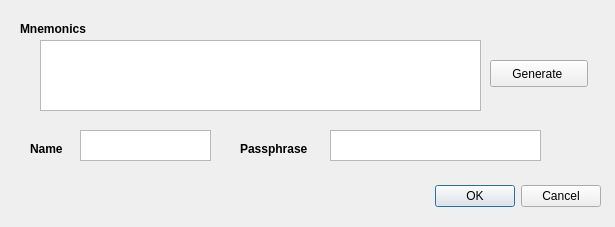
<?xml version="1.0" encoding="UTF-8"?>
<ui version="4.0">
 <class>Dialog</class>
 <widget class="QDialog" name="Dialog">
  <property name="geometry">
   <rect>
    <x>0</x>
    <y>0</y>
    <width>615</width>
    <height>227</height>
   </rect>
  </property>
  <property name="windowTitle">
   <string>Dialog</string>
  </property>
  <widget class="QDialogButtonBox" name="buttonBox">
   <property name="geometry">
    <rect>
     <x>420</x>
     <y>180</y>
     <width>181</width>
     <height>32</height>
    </rect>
   </property>
   <property name="orientation">
    <enum>Qt::Horizontal</enum>
   </property>
   <property name="standardButtons">
    <set>QDialogButtonBox::Cancel|QDialogButtonBox::Ok</set>
   </property>
  </widget>
  <widget class="QTextEdit" name="mnem">
   <property name="geometry">
    <rect>
     <x>40</x>
     <y>40</y>
     <width>441</width>
     <height>71</height>
    </rect>
   </property>
  </widget>
  <widget class="QPushButton" name="gen_mnem">
   <property name="geometry">
    <rect>
     <x>490</x>
     <y>60</y>
     <width>98</width>
     <height>27</height>
    </rect>
   </property>
   <property name="text">
    <string>Generate </string>
   </property>
  </widget>
  <widget class="QTextEdit" name="passphrase">
   <property name="geometry">
    <rect>
     <x>330</x>
     <y>130</y>
     <width>211</width>
     <height>31</height>
    </rect>
   </property>
  </widget>
  <widget class="QLabel" name="label_5">
   <property name="geometry">
    <rect>
     <x>20</x>
     <y>20</y>
     <width>91</width>
     <height>17</height>
    </rect>
   </property>
   <property name="font">
    <font>
     <weight>75</weight>
     <bold>true</bold>
    </font>
   </property>
   <property name="text">
    <string>Mnemonics</string>
   </property>
  </widget>
  <widget class="QLabel" name="label_6">
   <property name="geometry">
    <rect>
     <x>240</x>
     <y>140</y>
     <width>91</width>
     <height>17</height>
    </rect>
   </property>
   <property name="font">
    <font>
     <weight>75</weight>
     <bold>true</bold>
    </font>
   </property>
   <property name="text">
    <string>Passphrase</string>
   </property>
  </widget>
  <widget class="QTextEdit" name="mk_name">
   <property name="geometry">
    <rect>
     <x>80</x>
     <y>130</y>
     <width>131</width>
     <height>31</height>
    </rect>
   </property>
  </widget>
  <widget class="QLabel" name="label_7">
   <property name="geometry">
    <rect>
     <x>30</x>
     <y>140</y>
     <width>91</width>
     <height>17</height>
    </rect>
   </property>
   <property name="font">
    <font>
     <weight>75</weight>
     <bold>true</bold>
    </font>
   </property>
   <property name="text">
    <string>Name</string>
   </property>
  </widget>
 </widget>
 <resources/>
 <connections>
  <connection>
   <sender>buttonBox</sender>
   <signal>accepted()</signal>
   <receiver>Dialog</receiver>
   <slot>accept()</slot>
   <hints>
    <hint type="sourcelabel">
     <x>248</x>
     <y>254</y>
    </hint>
    <hint type="destinationlabel">
     <x>157</x>
     <y>274</y>
    </hint>
   </hints>
  </connection>
  <connection>
   <sender>buttonBox</sender>
   <signal>rejected()</signal>
   <receiver>Dialog</receiver>
   <slot>reject()</slot>
   <hints>
    <hint type="sourcelabel">
     <x>316</x>
     <y>260</y>
    </hint>
    <hint type="destinationlabel">
     <x>286</x>
     <y>274</y>
    </hint>
   </hints>
  </connection>
 </connections>
</ui>
